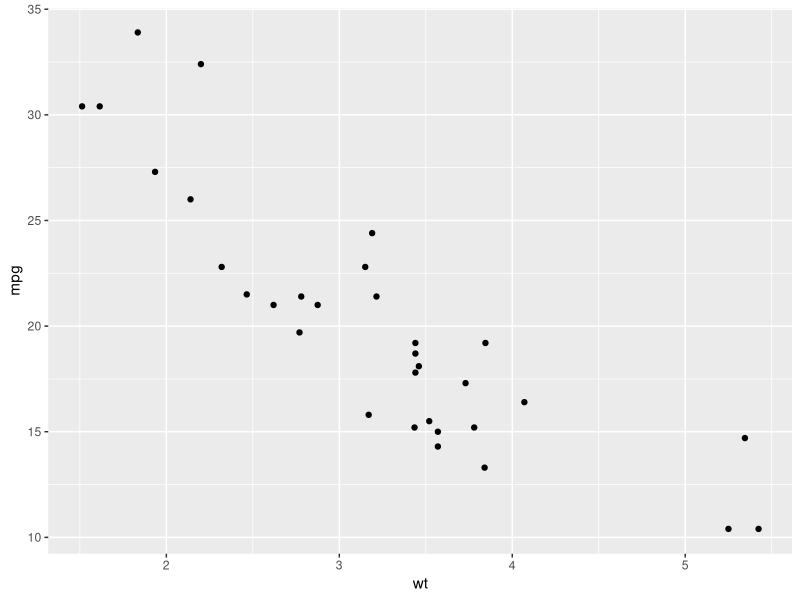
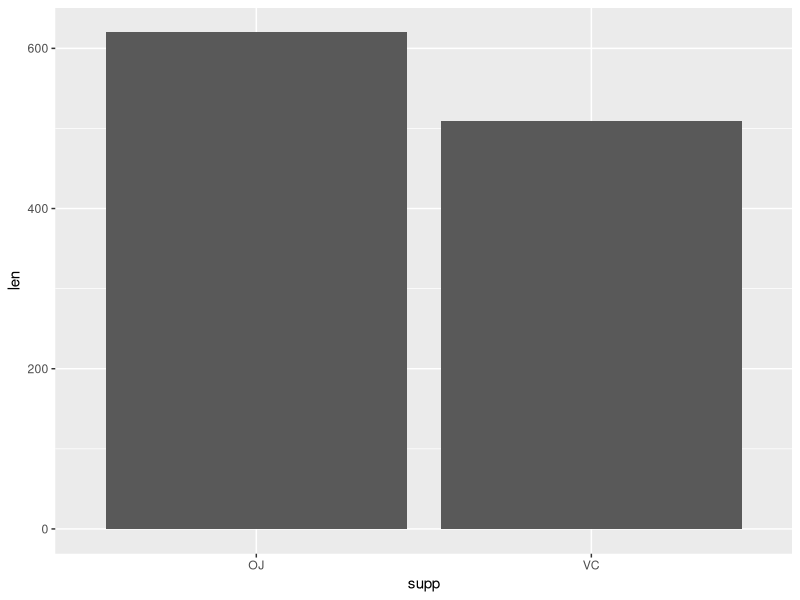

Source code (R) for these figures, in order:
library(ggplot2)
View(mtcars)
ggplot(mtcars, aes(x= wt, y=mpg))+ geom_point()

View(ToothGrowth)
ggplot(ToothGrowth, aes(x= supp, y=len))+ geom_bar(stat = "identity")
